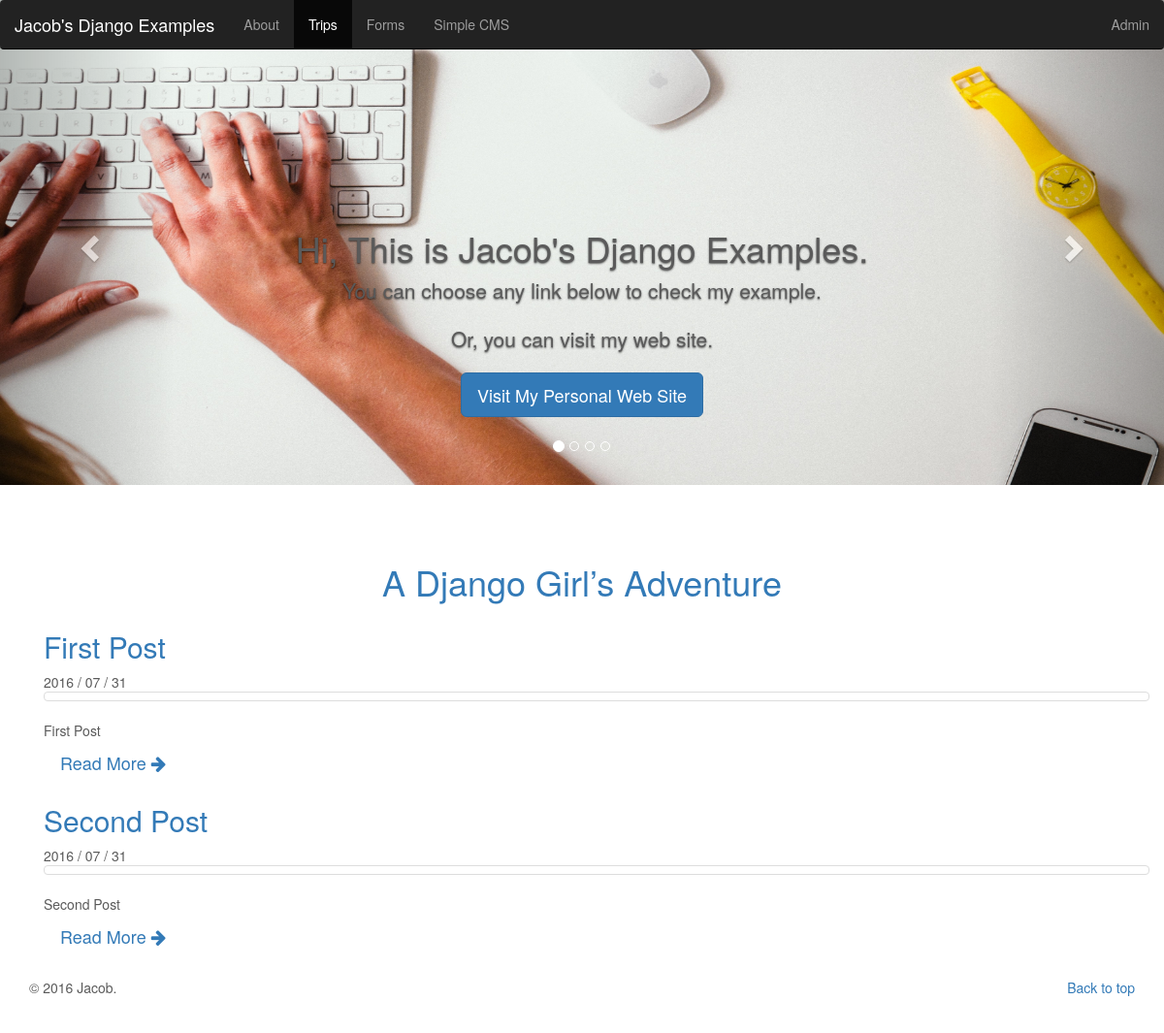
The page /trips/ on the database its author committed.
### trips/models.py (models this page shows, shortened)
class Post(models.Model):
    title = models.CharField(max_length=100)
    content = models.TextField(blank=True)
    photo = models.URLField(blank=True)
    location = models.CharField(max_length=100)
    created_at = models.DateTimeField(auto_now_add=True)

### trips/views.py (the view)
# urls.py: url(r'^trips/$', trips_home),
def trips_home(request):
    post_list = Post.objects.all()
    return render(request, 'trips/home.html', {
        'post_list': post_list,
    })

### templates/trips/home.html (shortened to what this page needs)
{% extends 'base.html' %}
{% block navbar %}
{% include "navbar.html" with active_tab='Trips' %}
{% endblock %}
{% block content %}
<link href="//maxcdn.bootstrapcdn.com/font-awesome/4.2.0/css/font-awesome.min.css" rel="stylesheet" type="text/css">
<link href="//djangogirlstaipei.github.io/assets/css/style.css" rel="stylesheet" type="text/css">
<div class="header">
    <h1 class="site-title text-center">
        <a href="/">A Django Girl’s Adventure</a>
    </h1>
</div>
<div class="container">
    {% for post in post_list %}
    <div class="post-wrapper">
        <div class="post">
            <div class="post-heading">
                <h2 class="title">
                    <a href="{% url 'post_detail' pk=post.pk %}">{{ post.title }}</a>
                </h2>
                <div class="date">{{ post.created_at|date:"Y / m / d" }}</div>
            </div>
            {% if post.photo %}
            <div class="thumbnail">
                <img src="{{ post.photo }}" alt="">
            </div>
            {% else %}
            <div class="thumbnail thumbnail-default"></div>
            {% endif %}
            <div class="post-content read-more-block">
                {{ post.content }}
            </div>
            <div class="post-footer">
                <a class="read-more btn btn-lg" href="{% url 'post_detail' pk=post.pk %}">
                    Read More <i class="fa fa-arrow-right"></i>
                </a>
            </div>
        </div>
    </div>
    {% endfor %}
</div>
{% endblock %}

### templates/static/carousel/carousel.css (style rules this page uses)
body { padding-bottom: 40px; color: #5a5a5a; }
.marketing h2 { font-weight: normal; }

### rows shown on the page
Post: title "First Post", created_at "2016 / 07 / 31", content "First Post"
Post: title "Second Post", created_at "2016 / 07 / 31", content "Second Post"
